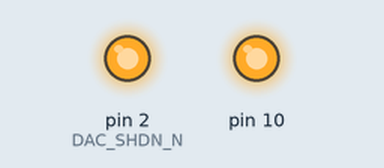
Recording of a sketch running on a simulated Arduino Uno, built with avr-gcc and run on an emulated ATmega328P. Shown: output pins drawn as LEDs (lit = HIGH). Pins used as bus, display or sensor lines are not drawn; what the sketch prints to the serial monitor is not drawn.

Above: at 0.1 s.
Timing chart, 0 to 1.6 s (numbered marks = the images above):
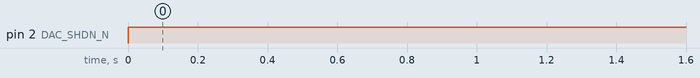

Measured:
- by itself, pin 2 (DAC_SHDN_N): LOW → HIGH at 0.00 s

The sketch:

test_mcp3901.ino
```cpp
/*
http://arduino.cc/en/Tutorial/SPIDigitalPot
http://www.arduino.cc/en/Tutorial/BarometricPressureSensor
  Digital Pot Control

  This example controls an Analog Devices AD5206 digital potentiometer.
  The AD5206 has 6 potentiometer channels. Each channel's pins are labeled
  A - connect this to voltage
  W - this is the pot's wiper, which changes when you set it
  B - connect this to ground.

 The AD5206 is SPI-compatible,and to command it, you send two bytes,
 one with the channel number (0 - 5) and one with the resistance value for the
 channel (0 - 255).

 The circuit:
  * All A pins  of AD5206 connected to +5V
  * All B pins of AD5206 connected to ground
  * An LED and a 220-ohm resisor in series connected from each W pin to ground
  * CS - to digital pin 10  (SS pin)
  * SDI - to digital pin 11 (MOSI pin)
  * CLK - to digital pin 13 (SCK pin)

 created 10 Aug 2010
 by Tom Igoe

 Thanks to Heather Dewey-Hagborg for the original tutorial, 2005

*/


// inslude the SPI library:
#include <SPI.h>


// MOSI 11, MISO 12, SCK 13 : defaults
const int DAC_CS_N = 7;
const int DAC_SHDN_N = 2;

const int ADC_CS_N = 8;
const int ADC_DR = 4;
const int ADC_RESET = 5;
//const int ledPin = 13; // can't use 13 SPI use 13 for SCK by default  http://arduino.cc/en/Reference/SPI

void setup() {
  pinMode (DAC_CS_N, OUTPUT);
  pinMode (DAC_SHDN_N, OUTPUT);

  pinMode (ADC_CS_N, OUTPUT);
  pinMode (ADC_DR, INPUT);
  pinMode (ADC_RESET, OUTPUT);
//  pinMode (13, OUTPUT);  // can't use 13 SPI use 13 for SCK by default  http://arduino.cc/en/Reference/SPI


  //change spi clockspeed
  //SPI.setClockDivider(SPI_CLOCK_DIV128); // used for slower scopes/logic analyzers

  SPI.setDataMode(SPI_MODE0);
  SPI.setBitOrder(MSBFIRST);

  // initialize SPI:
  SPI.begin();

  // for debugging
  Serial.begin(9600);
  while (!Serial) {
    ; // wait for serial port to connect. Needed for Leonardo only
  }
}

void loop() {
  digitalWrite(DAC_SHDN_N,HIGH);
  digitalWrite(DAC_CS_N,HIGH);

  digitalWrite(ADC_RESET, HIGH);
  digitalWrite(ADC_CS_N,HIGH);


  mcp3901Reset();

  Serial.println("");
  Serial.println("Top of the loop");
  Serial.println("");

  delay(1000);

  byte dataRead[3];  // max of 3 bytes are ever returned
  memset(dataRead,0,sizeof(dataRead));
  mcp3901ReadRegister(0x0A, 2, dataRead);  //  This will read  both A and B as each are 8 bits
  byte configA = dataRead[0];
  byte configB = dataRead[1];

  delay(1000);

  memset(dataRead,0,sizeof(dataRead));
  mcp3901ReadRegister(0x0A, 1, dataRead);  //  This will read just A

  delay(3000);

  memset(dataRead,0,sizeof(dataRead));
  mcp3901ReadRegister(0x0B, 1, dataRead);  // This will read just B

  delay(3000);

  // update config with 00000000 00001110.  We retain previous values by ORing in the bits we want to change
  // You could _NOT_ OR and then just overwrite the values.
  byte bytes[2];  // MOST significant sent first.
  bytes[0] = configA | 0b10000000; // set the PRESCALE to 0b10 which is for a 16MHZ clock and that's the crystal I used.  We need to clock down to 4MHZ and 0b10 means Clock/4
  configA = configA | 0b00001000;   // set the number of bits per measure to 0b1 which means 24 bit values
  bytes[1] = configB | 0b00000010;  // turning on VREFEXT
  mcp3901WriteRegister(0x0A, bytes ,2);  // This will write config for both A and B

  delay(3000);

  memset(dataRead,0,sizeof(dataRead));
  mcp3901ReadRegister(0x0A, 2, dataRead);  // this will read back A and B

  delay(3000);

  memset(dataRead,0,sizeof(dataRead));
  mcp3901ReadRegister(0x00, 3, dataRead);  // this will read back A and B
  long adcCh1Value = 0;
  adcCh1Value = (dataRead[0] << 16) | (dataRead[1] << 8 ) | dataRead[2];
  Serial.println("Value from channel 1");
  Serial.print("   dec: ");
  Serial.println(adcCh1Value);
  Serial.print("   bin: ");
  print_binary(adcCh1Value, 24);
  Serial.println("");
  // reference voltage is 2.37V
  long maxAdcValue = 0xFFF; // 24 bits
  float voltageRef = 2.37;
  float voltsMeasured = (adcCh1Value/maxAdcValue) * voltageRef;
  Serial.print(" volts: ");
  Serial.println(voltsMeasured);

}

void mcp3901Reset() {
  digitalWrite(ADC_CS_N,LOW);
  //  send in the address and value via SPI:
//  SPI.transfer(value);

  // RESET sequence from documentation
  SPI.transfer(0b00011000);
  SPI.transfer(0b11000000);

  //SPI.transfer(0b00000000);
  //SPI.transfer(0b00000000);

  //SPI.transfer(0b11110001);
  //SPI.transfer(0b11110000);

  // take the SS pin high to de-select the chip:
  digitalWrite(ADC_CS_N,HIGH);
}

// groups of 8 bits
void print_binary(int v, int num_places)
{
    int mask=0, n;

    for (n=1; n<=num_places; n++)
    {
        mask = (mask << 1) | 0x00000001;
    }
    v = v & mask;  // truncate v to specified number of places

    while(num_places)
    {

        if (v & (0x00000001 << num_places-1))
        {
             Serial.print("1");
        }
        else
        {
             Serial.print("0");
        }

        --num_places;
        if(((num_places%8) == 0) && (num_places != 0))
        {
            Serial.print("_");
        }
    }
}

// groups of 4
void print_hex(int v, int num_places)
{
    int mask=0, n, num_nibbles, digit;

    for (n=1; n<=num_places; n++)
    {
        mask = (mask << 1) | 0x0001;
    }
    v = v & mask; // truncate v to specified number of places

    num_nibbles = num_places / 4;
    if ((num_places % 4) != 0)
    {
        ++num_nibbles;
    }

    do
    {
        digit = ((v >> (num_nibbles-1) * 4)) & 0x0f;
        Serial.print(digit, HEX);
    } while(--num_nibbles);

}


void mcp3901ReadRegister(byte origRegister, int origBytesToRead, byte result[] ) {
  int bytesToRead = origBytesToRead;
  byte inByte = 0;           // incoming byte from the SPI

  // SCP1000 expects the register name in the upper 6 bits
  // of the byte. So shift the bits left by two bits:
  byte thisRegister = origRegister << 1;

  // now combine the address and the command into one byte
  //byte dataToSend = thisRegister & READ;
  byte dataToSend = thisRegister |  0b00000001;  //read is 0b0...1, write is 0b0...0

  Serial.print("mcp3901ReadRegister dataToSend for: ");
  Serial.println(origRegister, HEX);
  print_binary(dataToSend, 8);
  Serial.println("");

  // take the chip select low to select the device:
  digitalWrite(ADC_CS_N, LOW);
  // send the device the register you want to read:
  SPI.transfer(dataToSend);
  // send a value of 0 to read the first byte returned:

  // decrement the number of bytes left to read:
  int currentByte = 0;
  // if you still have another byte to read:
  while (bytesToRead > 0) {  // bytes in array are MSB first ( starting at 0 )
    result[currentByte] = SPI.transfer(0x00);
    Serial.print("mcp3901ReadRegister result for:");
    Serial.println(origRegister, HEX);
    print_binary(result[currentByte],8);
    Serial.println("");
    currentByte++;
    bytesToRead--;
  }
  Serial.println("");
  // take the chip select high to de-select:
  digitalWrite(ADC_CS_N, HIGH);
}


/*
unsigned int mcp3901ReadRegister(byte origRegister, int origBytesToRead ) {
  int bytesToRead = origBytesToRead;
  byte inByte = 0;           // incoming byte from the SPI
  unsigned int result = 0;   // result to return
  //Serial.print(thisRegister, BIN);
  //Serial.print("\t");
  // SCP1000 expects the register name in the upper 6 bits
  // of the byte. So shift the bits left by two bits:
  byte thisRegister = origRegister << 1;
  // now combine the address and the command into one byte
  //byte dataToSend = thisRegister & READ;
  byte dataToSend = thisRegister |  0b00000001;  //read is 0b0...1, write is 0b0...0
  Serial.print("mcp3901ReadRegister dataToSend for: ");
  Serial.println(origRegister, HEX);
//  Serial.println(dataToSend, BIN);
  print_binary(dataToSend, 8);
  Serial.println("");
  // take the chip select low to select the device:
  digitalWrite(ADC_CS_N, LOW);
  // send the device the register you want to read:
  SPI.transfer(dataToSend);
  // send a value of 0 to read the first byte returned:
  result = SPI.transfer(0x00);
  // decrement the number of bytes left to read:
  bytesToRead--;
  // if you still have another byte to read:
  if (bytesToRead > 0) {
    Serial.print("mcp3901ReadRegister result for:");
    Serial.println(origRegister, HEX);
    //Serial.println(result, BIN);
    print_binary(result,8);
    Serial.println("");

    // shift the first byte left, then get the second byte:
    result = result << 8;
    inByte = SPI.transfer(0x00);
    //Serial.println("mcp3901ReadRegister inByte");
    //Serial.println(inByte, BIN);
    // combine the byte you just got with the previous one:
    result = result | inByte;
    // decrement the number of bytes left to read:
    bytesToRead--;
  }
  // take the chip select high to de-select:
  digitalWrite(ADC_CS_N, HIGH);


  Serial.println("mcp3901ReadRegister final");
  //Serial.println(result, BIN);
  print_binary(result, origBytesToRead * 8);
  Serial.println("");
  Serial.println("");
  // return the result:
  return(result);
}
*/

void mcp3901WriteRegister(byte origRegister, byte writeBytes[], byte numWriteBytes ) {
  byte inByte = 0;           // incoming byte from the SPI
  //Serial.print(thisRegister, BIN);
  //Serial.print("\t");
  // SCP1000 expects the register name in the upper 6 bits
  // of the byte. So shift the bits left by two bits:
  byte thisRegister = origRegister << 1;
  // now combine the address and the command into one byte
  //byte dataToSend = thisRegister & READ;
  byte dataToSend = thisRegister |  0b00000000;  //read is 0b0...1, write is 0b0...0
  Serial.print("mcp3901WriteRegister dataToSend for: ");
  Serial.println(origRegister, HEX);
//  Serial.println(dataToSend, BIN);
  print_binary(dataToSend, 8);
  Serial.println("");
  // take the chip select low to select the device:
  digitalWrite(ADC_CS_N, LOW);
  // send the device the register you want to read:
  SPI.transfer(dataToSend);


  for(byte i = 0; i < numWriteBytes; i++){
    byte byteToWrite = writeBytes[i];
    Serial.print("mcp3901WriteRegister result for:");
    Serial.println(origRegister, HEX);
    Serial.print("byte # ");
    Serial.println(i);
    //Serial.println(result, BIN);
    print_binary(byteToWrite,8);
    Serial.println("");

    SPI.transfer(byteToWrite);
  }

  Serial.println("");

  // take the chip select high to de-select:
  digitalWrite(ADC_CS_N, HIGH);
}

void mcp4801Write(int value) {
/*
  int wr_enabled = 0;
  int gain = 1;
  int shdn = 1;
  in command =0;
  int MSB = 0;
  int LSB = 0;

  command = (wr_enable << 15) || (gain << 13) || (shdn << 12) || (value << 4)
  MSB = ((command && 0xFF00) >> 8);
  LSB = (command && 0x00FF);
*/


  int preamble = 3;  // 0011
  int shiftedPreamble = preamble << 12;
  int shiftedValue = value << 4;
  int fullValue = shiftedPreamble | shiftedValue;
  Serial.print("Full: ");
  Serial.println(fullValue, BIN);

  int MSB = fullValue >> 8;
  int LSB = fullValue & 255;
  Serial.print(" MSB: ");
  Serial.println(MSB, BIN);
  Serial.print(" LSB: ");
  Serial.println(LSB, BIN);

  // take the SS pin low to select the chip:
  digitalWrite(ADC_CS_N,LOW);
  delay(1000);
  //  send in the address and value via SPI:
//  SPI.transfer(value);
  SPI.transfer(MSB);
  SPI.transfer(LSB);
  // take the SS pin high to de-select the chip:
  digitalWrite(ADC_CS_N,HIGH);
}
```
